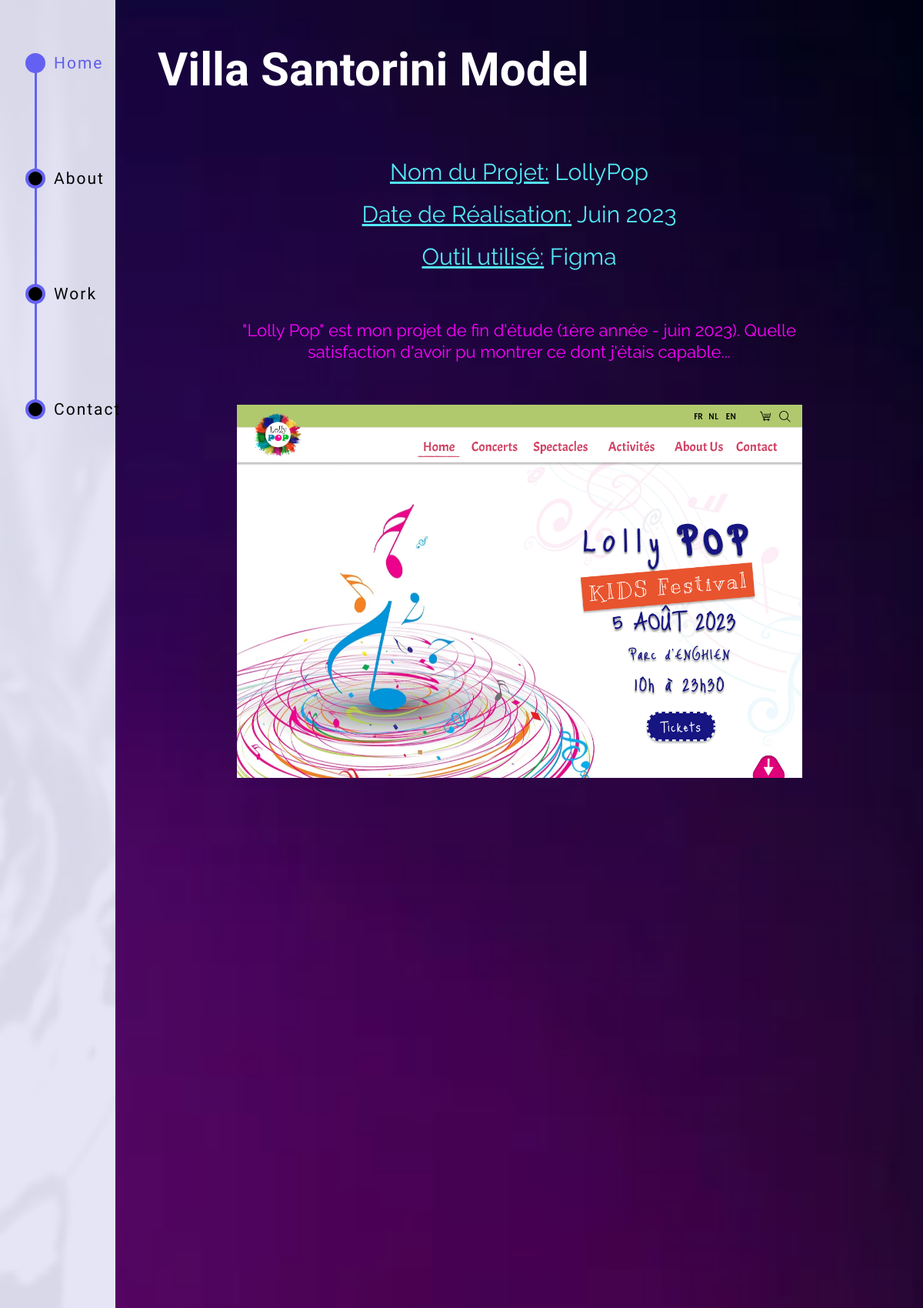
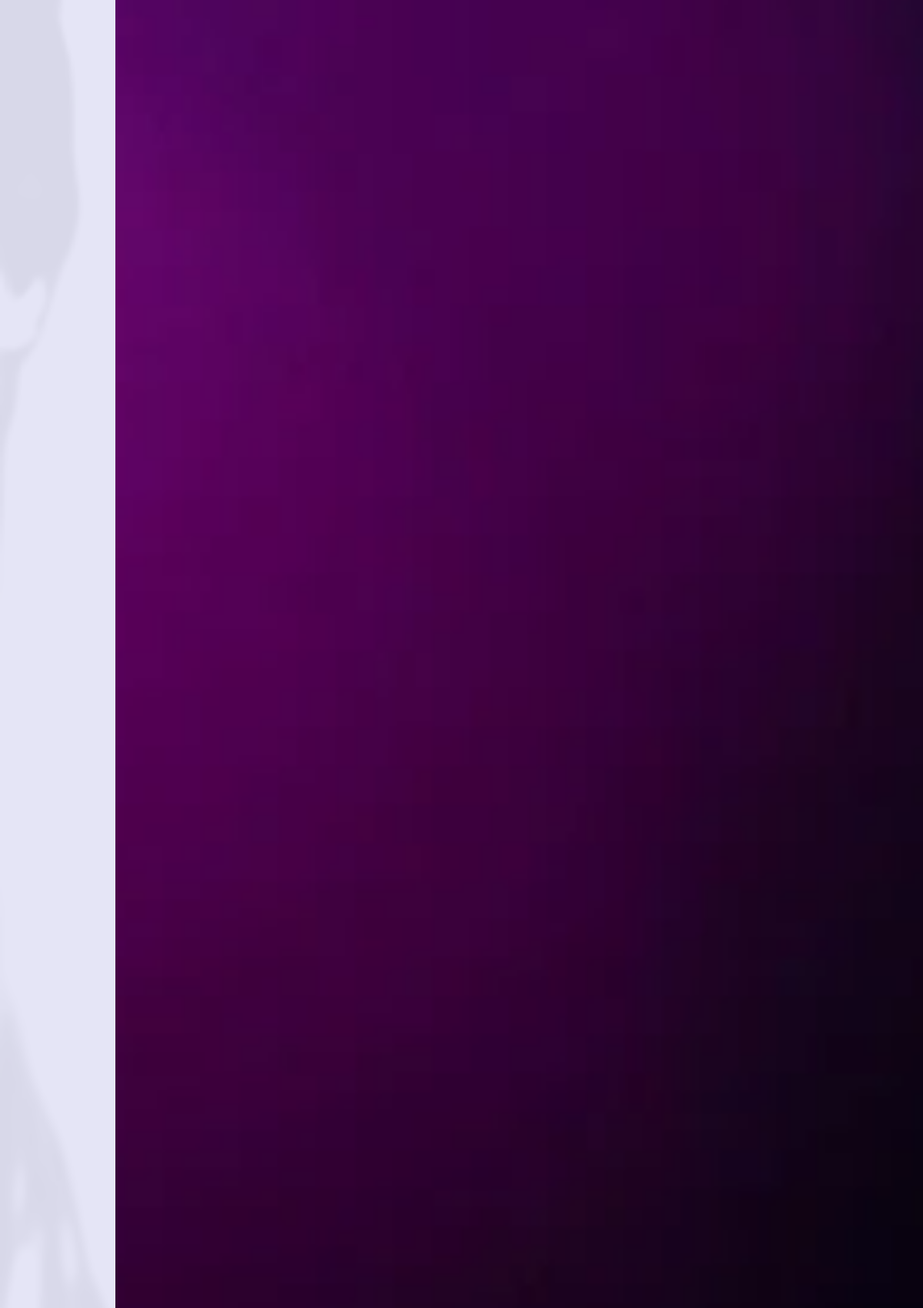
The app's page /index.php?action=webDesignLollyPop (upper part) with its own data (2 pictures, top to bottom).
### tables this page shows
CREATE TABLE IF NOT EXISTS `projects` (
  `id` int(11) NOT NULL AUTO_INCREMENT,
  `name` varchar(50) NOT NULL,
  `description` text NOT NULL,
  `code` varchar(255) NOT NULL,
  `cover` varchar(255) NOT NULL,
  `date` varchar(255) NOT NULL,
  PRIMARY KEY (`id`)
);

CREATE TABLE IF NOT EXISTS `lollypop` (
  `id` int(11) NOT NULL AUTO_INCREMENT,
  `name` varchar(255) NOT NULL,
  `image` varchar(255) NOT NULL,
  PRIMARY KEY (`id`)
);

### pages/webDesignLollyPop.php (the view)
<div id="webDesignProject">
    <h2 class="title-h2">Villa Santorini Model</h2>
    <div class="webDesignProject-all-block wrapper">
        <?php
        $req = $bdd->query("SELECT * FROM `projects` WHERE name LIKE 'L%'");
        while ($don = $req->fetch()) {
            echo '<p class="webDesignProject-text"><span>Nom du Projet:</span> ' . $don['name'] . '</p>';
            echo '<p class="webDesignProject-text"><span>Date de Réalisation:</span> ' . $don['date'] . '</p>';
            echo '<p class="webDesignProject-text"><span>Outil utilisé:</span> ' .  $don['code'] . '</p>';
            echo '<p class="webDesignProject-text2">' . $don['description'] . '</p>';
        }
        ?>
        <?php
        $req = $bdd->query("SELECT * FROM `lollypop`");
        $index = 0;
        while ($don = $req->fetch()) {
            if ($index === 0) {
                echo '<div class="image-position">';
            } else {
                $dataEffect = ($index % 2 === 0) ? 'fade-in-right' : 'fade-in-left';
                echo '<div class="image-position" data-effect="' . $dataEffect . '">';
            }
            echo '<img class="img-responsive project-image" src="assets/lollyPop/' . $don['image'] . '" alt="' . $don['name'] . '">';
            echo '</div>';
            $index++;
        }
        ?>
    </div>
</div>

### assets/style.css (style rules this page uses)
* { margin: 0; padding: 0; box-sizing: border-box; }
.wrapper { max-width: 1500px; margin: 0 auto; }
@media (max-width: 1700px) { .wrapper { max-width: 1300px; } }
@media (max-width: 1500px) { .wrapper { max-width: 1200px; } }
@media (max-width: 1300px) { .wrapper { max-width: 1100px; } }
.img-responsive { max-width: 100%; height: auto; }
.title-h2 { color: #ffffff; font-family: "Homenaje", sans-serif; font-size: 60px; padding: 55px; }
#webDesignProject { max-width: 100%; min-height: 100vh; background-image: url("images/fond-ecran-colore-flou-artistique_58702-8631.webp"); background-repeat: no-repeat; background-position: center; background-size: cover; }
#webDesignProject .webDesignProject-all-block { width: 100%; min-height: 100%; display: flex; flex-direction: column; align-items: center; padding-bottom: 55px; padding-top: 15px; }
#webDesignProject .webDesignProject-all-block .image-position { width: 70%; transition: all 0.8s ease-out; }
#webDesignProject .webDesignProject-all-block .image-position img { max-width: 100%; }
#webDesignProject .webDesignProject-all-block .webDesignProject-text, #webDesignProject .webDesignProject-all-block .webDesignProject-text2 { text-align: center; font-family: "Raleway", sans-serif; }
#webDesignProject .webDesignProject-all-block .webDesignProject-text { color: rgb(83, 233, 246); margin: 10px; font-size: 30px; }
#webDesignProject .webDesignProject-all-block .webDesignProject-text span { text-decoration: underline; }
#webDesignProject .webDesignProject-all-block .webDesignProject-text2 { width: 70%; color: rgb(255, 0, 255); margin: 55px 15px 55px 15px; font-size: 25px; line-height: 1.25; }
@media (max-width: 1300px) { #webDesignProject .webDesignProject-all-block .webDesignProject-text2 { font-size: 22px; } }

### records on screen
projects: name "LollyPop", date "Juin 2023", code "Figma", description "\"Lolly Pop\" est mon projet de fin d'étude (1ère année - juin 2023). Quelle satisfaction d'avoir pu montrer ce dont j'étais capable..."
lollypop: image (picture)
